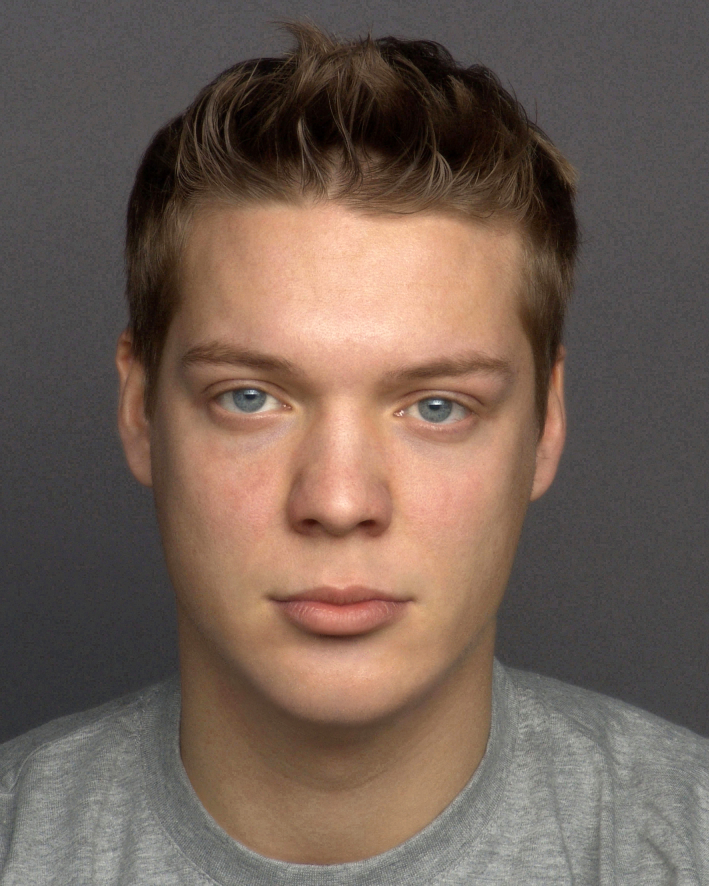
#> input picture target_image.jpg, 2835 x 3543 px (shown at 1/4 size)
$ python circular_crop.py
#> lines starting #> are read from the running program, lines starting #| are printed output that depends on the picture; after the words box and inside, x2 and y2 are one past the last pixel; in counts of white or black regions, pixels touching at a corner belong together
# circular.py
from PIL import Image, ImageOps, ImageDraw
import numpy as np

# open a target image
with Image.open(input("image name: ")) as im:
    # current image size
#> the answer given: target_image.jpg
#> im is the input picture: PIL image 2835x3543 RGB; mean R, G, B 113.8, 96.1, 85.7
    size = (2048, 2048)

    # create mask
    mask = Image.new('L', size, 0)
#> mask: PIL image 2048x2048 L; every value is 0
    draw = ImageDraw.Draw(mask)
    draw.ellipse((0, 0) + size, fill=255)

    output = ImageOps.fit(im, mask.size, centering=(1.0, 0.15))
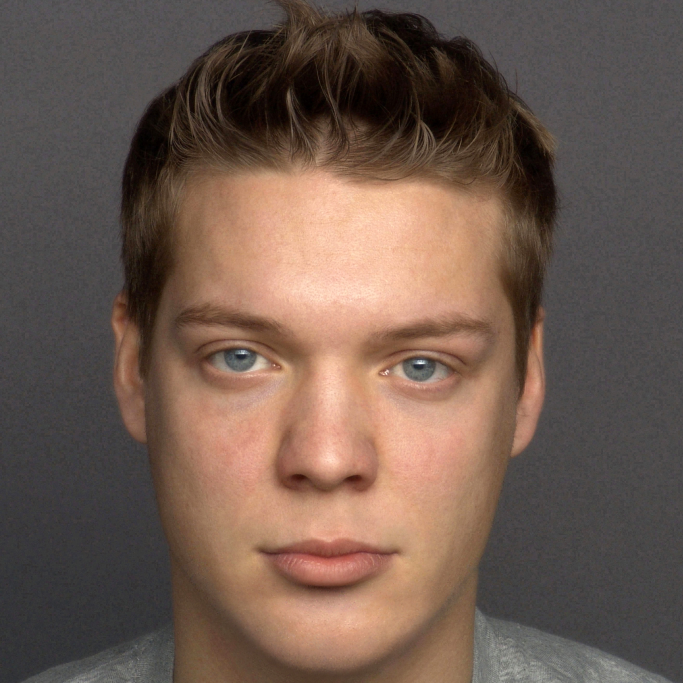
#> output: PIL image 2048x2048 RGB (shown at 1/3 size); mean R, G, B 110.3, 90, 79.1
    output.putalpha(mask)
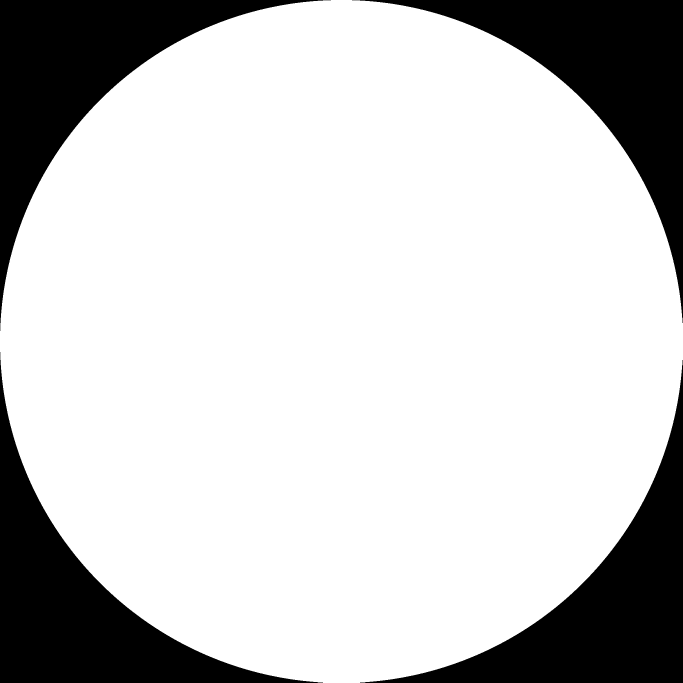
#> mask: PIL image 2048x2048 L (shown at 1/3 size); 78.6% white; 4 black regions, box (x1, y1, x2, y2) and area: (0, 0, 993, 993) 225324, (1056, 0, 2048, 969) 224331, (0, 1056, 969, 2048) 224331, (1080, 1080, 2048, 2048) 223339
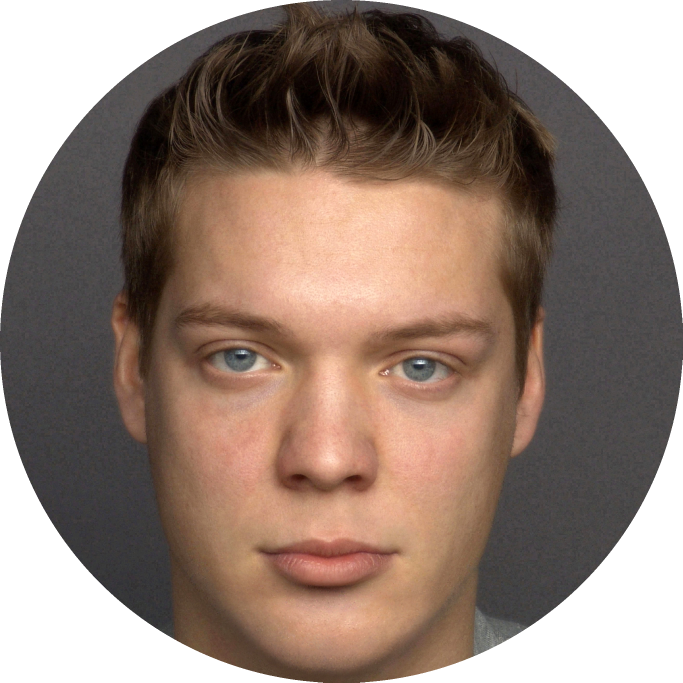
#> output: PIL image 2048x2048 RGBA (shown at 1/3 size); mean R, G, B, A 110.3, 90, 79.1, 200.4; transparent parts drawn white

    output.save('result.png')
